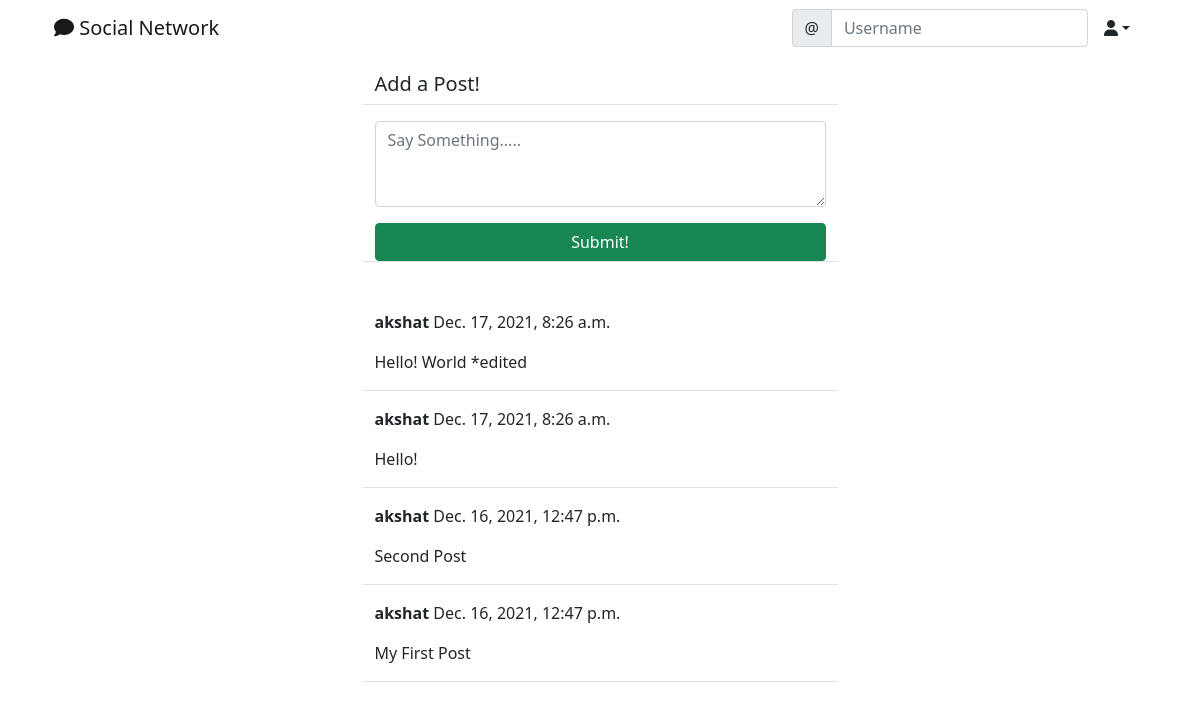
The page /social/ (signed in) on the database as committed earlier.
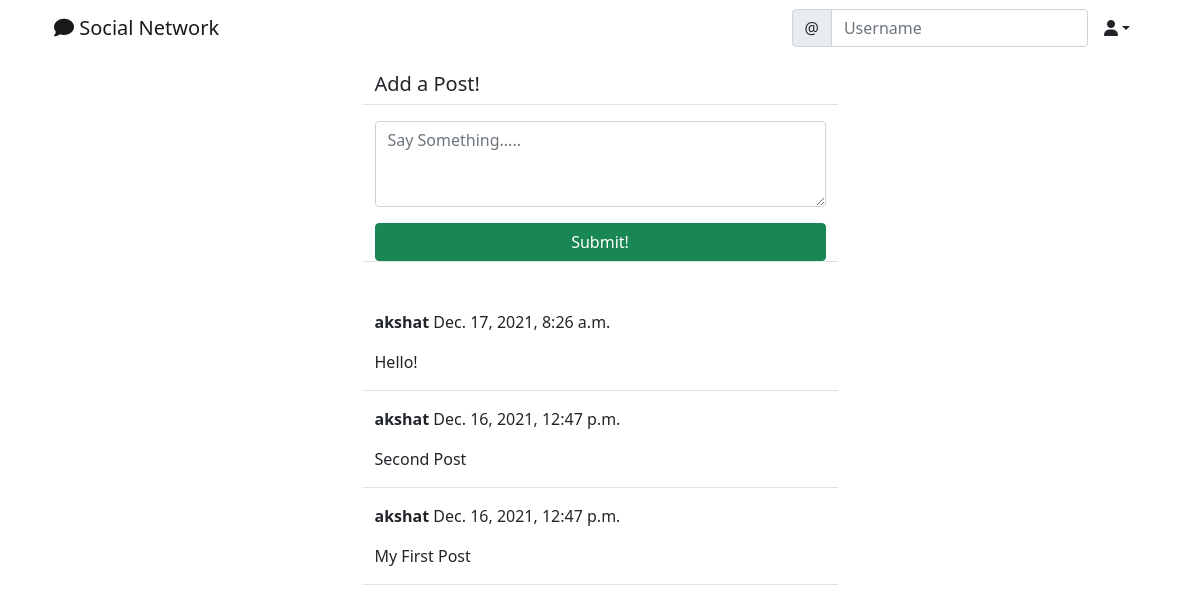
The same page on the database as committed later.
### social/models.py (models this page shows)
class Post(models.Model):
    body = models.TextField()
    created_on = models.DateTimeField(default=timezone.now)
    author = models.ForeignKey(User, on_delete=models.CASCADE)

### social/views.py (the view, shortened to what this page needs)
# urls.py: path("", PostListView.as_view(), name="post-list"),
class PostListView(LoginRequiredMixin, View):
    def get(self, request, *args, **kwargs):
        posts = Post.objects.all().order_by("-created_on")
        form = PostForm()
        context = {
            "post_list": posts,
            "form": form,
        }
        return render(request, "social/post_list.html", context)

### social/forms.py
class PostForm(forms.ModelForm):
    body = forms.CharField(
        label="",
        widget=forms.Textarea(attrs={"rows": "3", "placeholder": "Say Something....."}),
    )
    class Meta:
        model = Post
        fields = ["body"]

### social/templates/social/post_list.html (shortened to what this page needs)
{% extends 'landing/base.html' %}
{% load crispy_forms_tags %}
{% block content %}
<div class="container">
    <div class="row justify-content-center mt-3">
        <div class="col-md-5 col-sm-12 border-bottom">
            <h5>Add a Post!</h5>
        </div>
    </div>
    <div class="row justify-content-center mt-3 mb-5">
        <div class="col-md-5 col-sm-12 border-bottom">
          <form method="POST">
              {{ form | crispy }}
              <div class="d-grid gap-2">
                  <button class="btn btn-success mt-3">Submit!</button>
              </div>
          </form>
        </div>
    </div>
    {% for post in post_list %}
    <div class="row justify-content-center mt-3">
        <div class="col-md-5 col-sm-12 border-bottom position-relative">
            <p><strong>{{ post.author }}</strong> {{ post.created_on }}</p>
            <p>{{ post.body }}</p>
        </div>
    </div>
    {% endfor %}
</div>
{% endblock content %}

Rows that differ between the two databases and show on the page:
removed Post: author "akshat", created_on "Dec. 17, 2021, 8:26 a.m.", body "Hello! World *edited"
